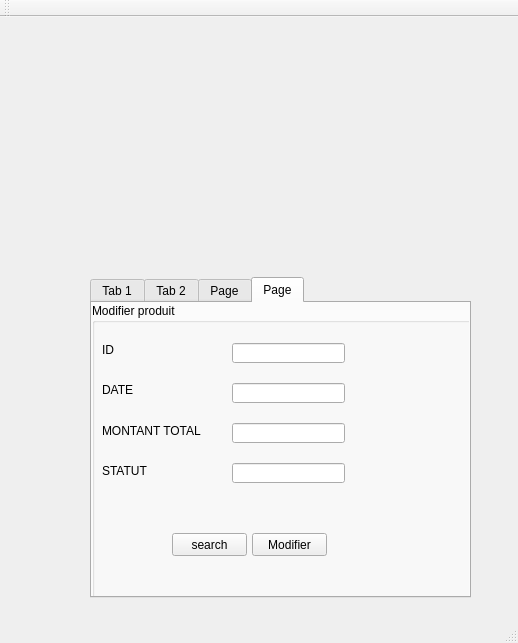
<?xml version="1.0" encoding="UTF-8"?>
<ui version="4.0">
 <class>MainWindow</class>
 <widget class="QMainWindow" name="MainWindow">
  <property name="geometry">
   <rect>
    <x>0</x>
    <y>0</y>
    <width>518</width>
    <height>643</height>
   </rect>
  </property>
  <property name="windowTitle">
   <string>Gestion des Clients</string>
  </property>
  <widget class="QWidget" name="centralWidget">
   <widget class="QTabWidget" name="tabWidget">
    <property name="geometry">
     <rect>
      <x>90</x>
      <y>260</y>
      <width>381</width>
      <height>321</height>
     </rect>
    </property>
    <property name="currentIndex">
     <number>3</number>
    </property>
    <widget class="QWidget" name="tab">
     <attribute name="title">
      <string>Tab 1</string>
     </attribute>
     <widget class="QGroupBox" name="groupBox">
      <property name="geometry">
       <rect>
        <x>0</x>
        <y>0</y>
        <width>381</width>
        <height>301</height>
       </rect>
      </property>
      <property name="title">
       <string>Modifier produit</string>
      </property>
      <widget class="QLabel" name="label">
       <property name="geometry">
        <rect>
         <x>10</x>
         <y>40</y>
         <width>47</width>
         <height>13</height>
        </rect>
       </property>
       <property name="text">
        <string>ID</string>
       </property>
      </widget>
      <widget class="QLabel" name="label_2">
       <property name="geometry">
        <rect>
         <x>10</x>
         <y>80</y>
         <width>47</width>
         <height>13</height>
        </rect>
       </property>
       <property name="text">
        <string>DATE</string>
       </property>
      </widget>
      <widget class="QLabel" name="label_3">
       <property name="geometry">
        <rect>
         <x>10</x>
         <y>120</y>
         <width>101</width>
         <height>16</height>
        </rect>
       </property>
       <property name="text">
        <string>MONTANT TOTAL</string>
       </property>
      </widget>
      <widget class="QLineEdit" name="le_id">
       <property name="geometry">
        <rect>
         <x>140</x>
         <y>40</y>
         <width>113</width>
         <height>20</height>
        </rect>
       </property>
       <property name="text">
        <string/>
       </property>
      </widget>
      <widget class="QLineEdit" name="le_date">
       <property name="geometry">
        <rect>
         <x>140</x>
         <y>80</y>
         <width>113</width>
         <height>20</height>
        </rect>
       </property>
      </widget>
      <widget class="QLineEdit" name="le_montant">
       <property name="geometry">
        <rect>
         <x>140</x>
         <y>120</y>
         <width>113</width>
         <height>20</height>
        </rect>
       </property>
      </widget>
      <widget class="QLabel" name="label_4">
       <property name="geometry">
        <rect>
         <x>10</x>
         <y>160</y>
         <width>101</width>
         <height>16</height>
        </rect>
       </property>
       <property name="text">
        <string>STATUT</string>
       </property>
      </widget>
      <widget class="QLineEdit" name="le_status">
       <property name="geometry">
        <rect>
         <x>140</x>
         <y>160</y>
         <width>113</width>
         <height>20</height>
        </rect>
       </property>
      </widget>
      <widget class="QPushButton" name="pushButton">
       <property name="geometry">
        <rect>
         <x>160</x>
         <y>230</y>
         <width>75</width>
         <height>23</height>
        </rect>
       </property>
       <property name="text">
        <string>Ajouter</string>
       </property>
      </widget>
     </widget>
    </widget>
    <widget class="QWidget" name="tab_2">
     <attribute name="title">
      <string>Tab 2</string>
     </attribute>
     <widget class="QTableView" name="oui">
      <property name="geometry">
       <rect>
        <x>90</x>
        <y>40</y>
        <width>271</width>
        <height>191</height>
       </rect>
      </property>
     </widget>
     <widget class="QPushButton" name="pushButton_2">
      <property name="geometry">
       <rect>
        <x>20</x>
        <y>20</y>
        <width>80</width>
        <height>24</height>
       </rect>
      </property>
      <property name="text">
       <string>mettre ajour</string>
      </property>
     </widget>
    </widget>
    <widget class="QWidget" name="tab_3">
     <attribute name="title">
      <string>Page</string>
     </attribute>
     <widget class="QLineEdit" name="le_sup">
      <property name="geometry">
       <rect>
        <x>170</x>
        <y>30</y>
        <width>113</width>
        <height>20</height>
       </rect>
      </property>
      <property name="text">
       <string>Supprimer</string>
      </property>
     </widget>
     <widget class="QPushButton" name="sup">
      <property name="geometry">
       <rect>
        <x>180</x>
        <y>70</y>
        <width>80</width>
        <height>24</height>
       </rect>
      </property>
      <property name="text">
       <string>Supprimer</string>
      </property>
     </widget>
    </widget>
    <widget class="QWidget" name="tab_4">
     <attribute name="title">
      <string>Page</string>
     </attribute>
     <widget class="QGroupBox" name="groupBox_2">
      <property name="geometry">
       <rect>
        <x>0</x>
        <y>0</y>
        <width>381</width>
        <height>301</height>
       </rect>
      </property>
      <property name="title">
       <string>Modifier produit</string>
      </property>
      <widget class="QLabel" name="label_5">
       <property name="geometry">
        <rect>
         <x>10</x>
         <y>40</y>
         <width>47</width>
         <height>13</height>
        </rect>
       </property>
       <property name="text">
        <string>ID</string>
       </property>
      </widget>
      <widget class="QLabel" name="label_6">
       <property name="geometry">
        <rect>
         <x>10</x>
         <y>80</y>
         <width>47</width>
         <height>13</height>
        </rect>
       </property>
       <property name="text">
        <string>DATE</string>
       </property>
      </widget>
      <widget class="QLabel" name="label_7">
       <property name="geometry">
        <rect>
         <x>10</x>
         <y>120</y>
         <width>101</width>
         <height>16</height>
        </rect>
       </property>
       <property name="text">
        <string>MONTANT TOTAL</string>
       </property>
      </widget>
      <widget class="QLineEdit" name="le_search">
       <property name="geometry">
        <rect>
         <x>140</x>
         <y>40</y>
         <width>113</width>
         <height>20</height>
        </rect>
       </property>
       <property name="text">
        <string/>
       </property>
      </widget>
      <widget class="QLineEdit" name="le_date_2">
       <property name="geometry">
        <rect>
         <x>140</x>
         <y>80</y>
         <width>113</width>
         <height>20</height>
        </rect>
       </property>
      </widget>
      <widget class="QLineEdit" name="le_montant_2">
       <property name="geometry">
        <rect>
         <x>140</x>
         <y>120</y>
         <width>113</width>
         <height>20</height>
        </rect>
       </property>
      </widget>
      <widget class="QLabel" name="label_8">
       <property name="geometry">
        <rect>
         <x>10</x>
         <y>160</y>
         <width>101</width>
         <height>16</height>
        </rect>
       </property>
       <property name="text">
        <string>STATUT</string>
       </property>
      </widget>
      <widget class="QLineEdit" name="le_status_2">
       <property name="geometry">
        <rect>
         <x>140</x>
         <y>160</y>
         <width>113</width>
         <height>20</height>
        </rect>
       </property>
      </widget>
      <widget class="QPushButton" name="non">
       <property name="geometry">
        <rect>
         <x>160</x>
         <y>230</y>
         <width>75</width>
         <height>23</height>
        </rect>
       </property>
       <property name="text">
        <string>Modifier</string>
       </property>
      </widget>
      <widget class="QPushButton" name="search">
       <property name="geometry">
        <rect>
         <x>80</x>
         <y>230</y>
         <width>75</width>
         <height>23</height>
        </rect>
       </property>
       <property name="text">
        <string>search</string>
       </property>
      </widget>
     </widget>
    </widget>
   </widget>
  </widget>
  <widget class="QMenuBar" name="menuBar">
   <property name="geometry">
    <rect>
     <x>0</x>
     <y>0</y>
     <width>518</width>
     <height>21</height>
    </rect>
   </property>
  </widget>
  <widget class="QToolBar" name="mainToolBar">
   <attribute name="toolBarArea">
    <enum>TopToolBarArea</enum>
   </attribute>
   <attribute name="toolBarBreak">
    <bool>false</bool>
   </attribute>
  </widget>
  <widget class="QStatusBar" name="statusBar"/>
 </widget>
 <layoutdefault spacing="6" margin="11"/>
 <resources/>
 <connections/>
</ui>
